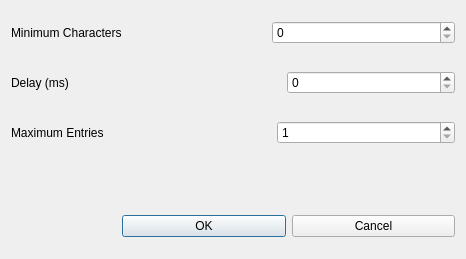
<?xml version="1.0" encoding="UTF-8"?>
<ui version="4.0">
 <class>AutoCompletionLayout</class>
 <widget class="QDialog" name="AutoCompletionLayout">
  <property name="geometry">
   <rect>
    <x>0</x>
    <y>0</y>
    <width>466</width>
    <height>259</height>
   </rect>
  </property>
  <property name="windowTitle">
   <string>Auto-Completion Properties</string>
  </property>
  <layout class="QVBoxLayout">
   <item>
    <layout class="QHBoxLayout" name="auto_qhbl5">
     <item>
      <widget class="QLabel" name="textLabel1">
       <property name="text">
        <string>Minimum Characters</string>
       </property>
       <property name="wordWrap">
        <bool>false</bool>
       </property>
      </widget>
     </item>
     <item>
      <spacer name="spacer15">
       <property name="orientation">
        <enum>Qt::Vertical</enum>
       </property>
       <property name="sizeType">
        <enum>QSizePolicy::Expanding</enum>
       </property>
       <property name="sizeHint" stdset="0">
        <size>
         <width>71</width>
         <height>21</height>
        </size>
       </property>
      </spacer>
     </item>
     <item>
      <widget class="QSpinBox" name="m_pMinCharsSpin"/>
     </item>
    </layout>
   </item>
   <item>
    <layout class="QHBoxLayout" name="auto_qhbl2">
     <item>
      <widget class="QLabel" name="textLabel2">
       <property name="text">
        <string>Delay (ms)</string>
       </property>
       <property name="wordWrap">
        <bool>false</bool>
       </property>
      </widget>
     </item>
     <item>
      <spacer name="spacer16">
       <property name="orientation">
        <enum>Qt::Vertical</enum>
       </property>
       <property name="sizeType">
        <enum>QSizePolicy::Expanding</enum>
       </property>
       <property name="sizeHint" stdset="0">
        <size>
         <width>101</width>
         <height>21</height>
        </size>
       </property>
      </spacer>
     </item>
     <item>
      <widget class="QSpinBox" name="m_pDelaySpin">
       <property name="maximum">
        <number>10000</number>
       </property>
       <property name="singleStep">
        <number>100</number>
       </property>
      </widget>
     </item>
    </layout>
   </item>
   <item>
    <layout class="QHBoxLayout" name="auto_qhbl3">
     <item>
      <widget class="QLabel" name="textLabel3">
       <property name="text">
        <string>Maximum Entries</string>
       </property>
       <property name="wordWrap">
        <bool>false</bool>
       </property>
      </widget>
     </item>
     <item>
      <spacer name="spacer17">
       <property name="orientation">
        <enum>Qt::Vertical</enum>
       </property>
       <property name="sizeType">
        <enum>QSizePolicy::Expanding</enum>
       </property>
       <property name="sizeHint" stdset="0">
        <size>
         <width>81</width>
         <height>21</height>
        </size>
       </property>
      </spacer>
     </item>
     <item>
      <widget class="QSpinBox" name="m_pMaxEntriesSpin">
       <property name="minimum">
        <number>1</number>
       </property>
       <property name="maximum">
        <number>1000</number>
       </property>
      </widget>
     </item>
    </layout>
   </item>
   <item>
    <spacer name="spacer19">
     <property name="orientation">
      <enum>Qt::Vertical</enum>
     </property>
     <property name="sizeType">
      <enum>QSizePolicy::Expanding</enum>
     </property>
     <property name="sizeHint" stdset="0">
      <size>
       <width>20</width>
       <height>31</height>
      </size>
     </property>
    </spacer>
   </item>
   <item>
    <layout class="QHBoxLayout" name="auto_qhbl1">
     <item>
      <spacer name="spacer18">
       <property name="orientation">
        <enum>Qt::Vertical</enum>
       </property>
       <property name="sizeType">
        <enum>QSizePolicy::Expanding</enum>
       </property>
       <property name="sizeHint" stdset="0">
        <size>
         <width>111</width>
         <height>21</height>
        </size>
       </property>
      </spacer>
     </item>
     <item>
      <widget class="QPushButton" name="m_pOKButton">
       <property name="text">
        <string>OK</string>
       </property>
      </widget>
     </item>
     <item>
      <widget class="QPushButton" name="m_pCancelButton">
       <property name="text">
        <string>Cancel</string>
       </property>
      </widget>
     </item>
    </layout>
   </item>
  </layout>
 </widget>
 <layoutdefault spacing="6" margin="11"/>
 <pixmapfunction>qPixmapFromMimeSource</pixmapfunction>
 <resources/>
 <connections/>
</ui>
